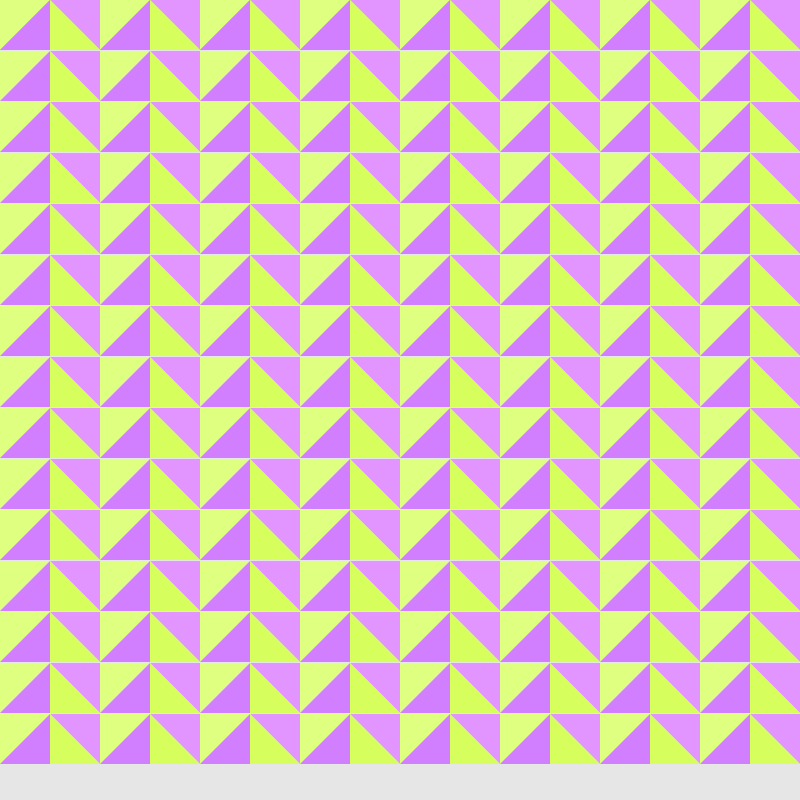
Frame 1 (no input)
Frame 60 (the mouse pressed at the canvas centre just before this capture): identical to frame 1, image omitted
Frame 120 (the mouse held since frame 60 and released just before this capture): identical to frame 1, image omitted

The Processing sketch that drew this single still picture (run headless with seeded random() and noise(); from frame 60 on, the mouse is pressed at the canvas centre):

// Processing sketch: processing_63652
// ── processing_63652.pde

int value = -50;
float i = 0 ;
float j = 0 ;

void setup()
{
  size (800,800);
}


void draw()
{ background (230);
  
  display();
}

void display() 
{
 

  
  noStroke();
   
   for(int i = 0; i < 8; i++) 
   { 
       
        fill(226,149,255); 
        triangle(0,0,50,50+value,0,50);
        fill(209,126,255); 
        triangle(0,50,50,50+value,50,100+value);
        fill(223,255,129);
        triangle(50,50+value,100,0,100,50);
        fill(214,255,93);
        triangle(50,50+value,100,50,50,100+value);
         
         
        pushMatrix(); 
        
            for(int j = 0; j < 15; j++) 
            { 
           
            fill(223,255,129);
            triangle(0,0,50,50+value,0,50);
            fill(209,126,255); 
            triangle(0,50,50,50+value,50,100+value);
            fill(226,149,255);  
            triangle(50,50+value,100,0,100,50);
            fill(214,255,93);
            triangle(50,50+value,100,50,50,100+value);
            translate(0, 51);   
           }  
        popMatrix(); 
    translate(100, 0); 
     } 
     
       
   }
   
void mouseDragged ()
{
  value=value+1;
  if ( value > 0)
  {
    value=-50;
  }
}
